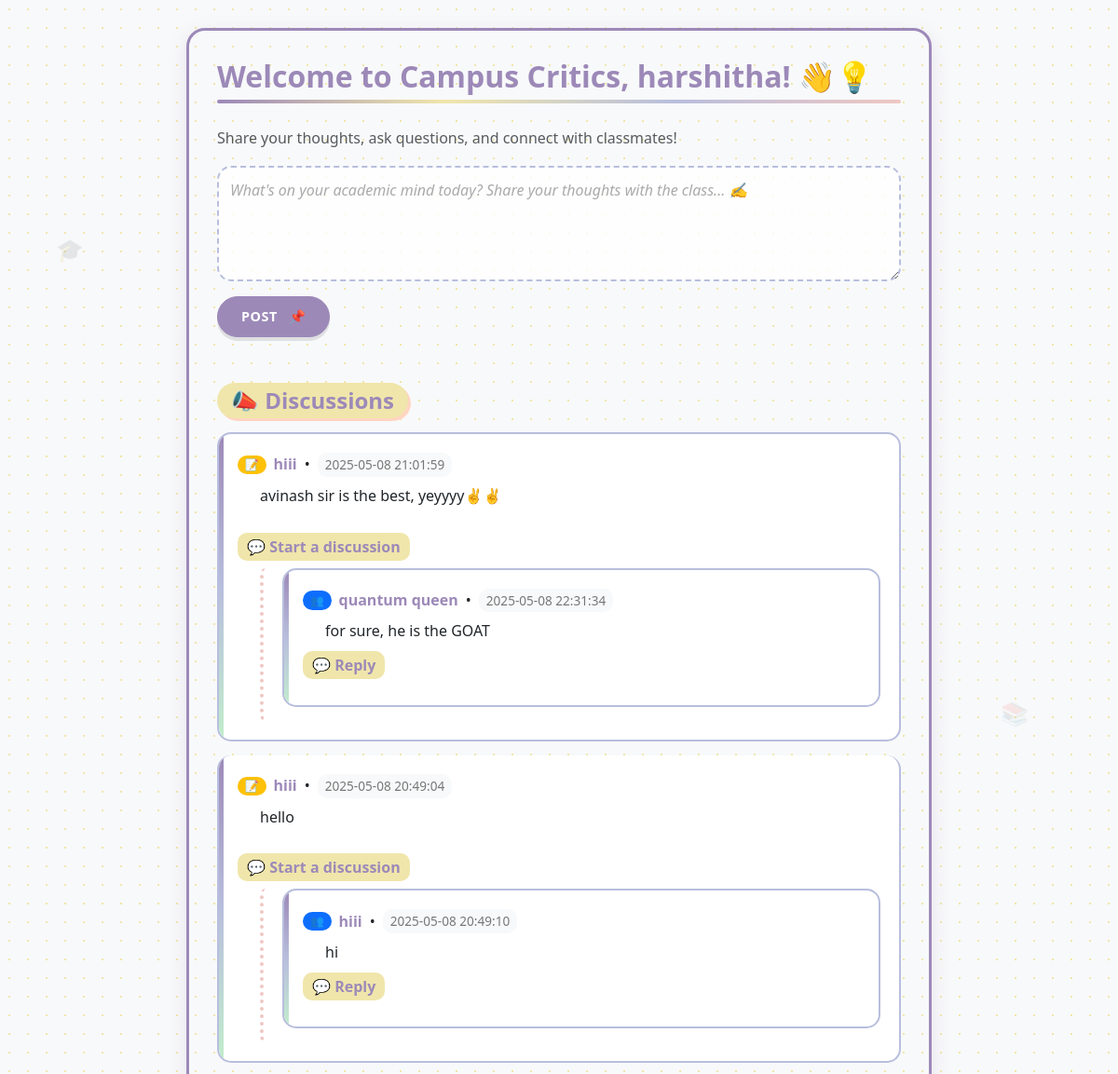
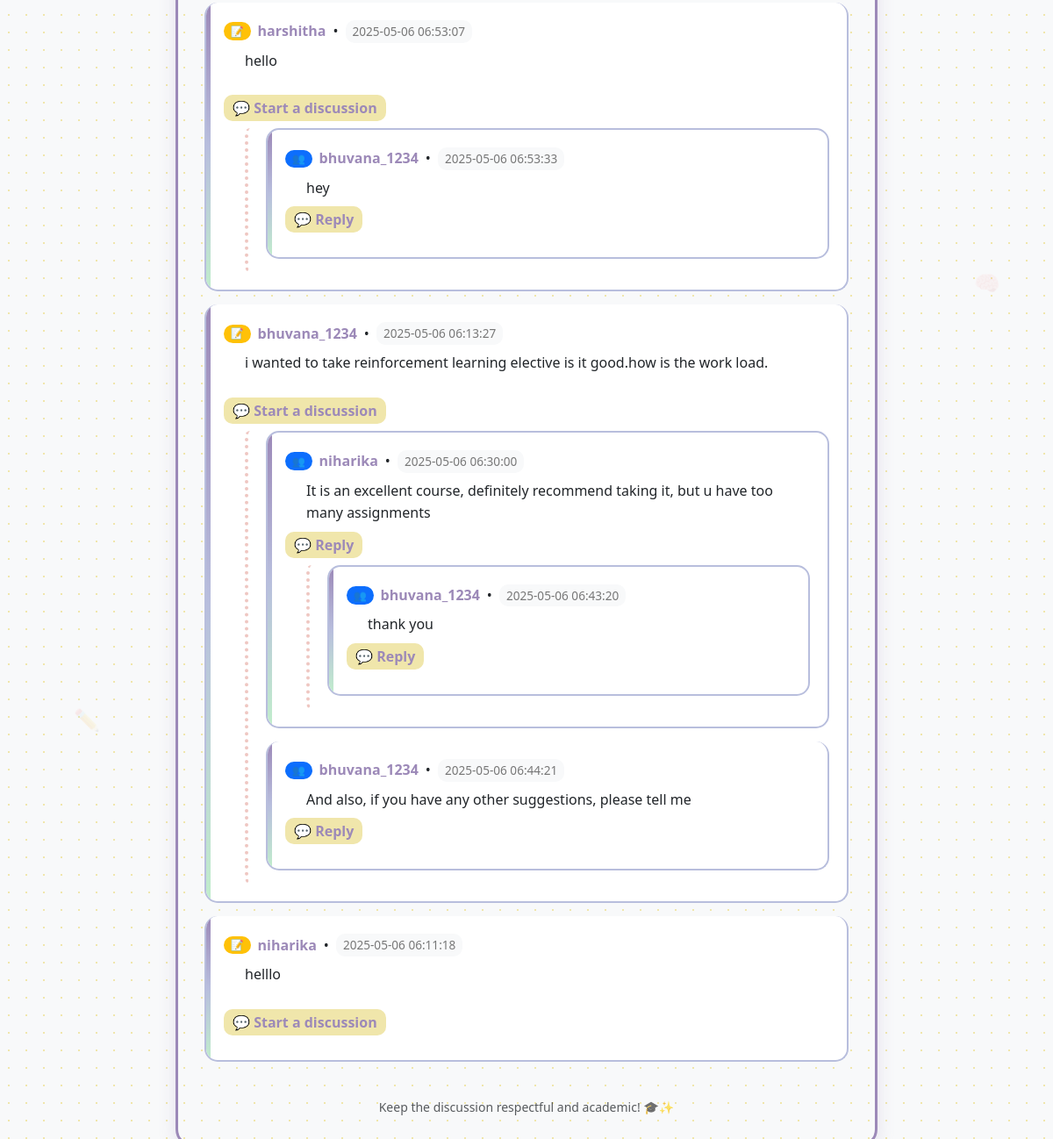
/community (signed in), run on the app's committed database (2 pictures, top to bottom).
### tables this page shows
CREATE TABLE community_users (
            email TEXT PRIMARY KEY,
            username TEXT UNIQUE NOT NULL,
            FOREIGN KEY (email) REFERENCES users(email) ON DELETE CASCADE
        );

CREATE TABLE community_posts (
            id INTEGER PRIMARY KEY AUTOINCREMENT,
            username TEXT NOT NULL,
            message TEXT NOT NULL,
            timestamp DATETIME DEFAULT CURRENT_TIMESTAMP,
            FOREIGN KEY (username) REFERENCES community_users(username) ON DELETE CASCADE
        );

CREATE TABLE community_replies (
            id INTEGER PRIMARY KEY AUTOINCREMENT,
            post_id INTEGER NOT NULL,
            username TEXT NOT NULL,
            message TEXT NOT NULL,
            timestamp DATETIME DEFAULT CURRENT_TIMESTAMP, parent_reply_id INTEGER,
            FOREIGN KEY (post_id) REFERENCES community_posts(id) ON DELETE CASCADE,
            FOREIGN KEY (username) REFERENCES community_users(username) ON DELETE CASCADE
        );

### main.py (the view, shortened to what this page needs)
@app.route('/community', methods=['GET', 'POST'])
def community():
    if 'email' not in session:
        flash('Please log in first.')
        return redirect('/login')
    email = session['email']
    conn = get_db_connection()
    cursor = conn.cursor()
    user = cursor.execute("SELECT username FROM community_users WHERE email = ?", (email,)).fetchone()
    if not user:
        conn.close()
        flash("You must join the community first.")
        return redirect('/join_community')
    username = user['username']
    posts = cursor.execute('SELECT * FROM community_posts ORDER BY timestamp DESC').fetchall()
    all_replies = cursor.execute('SELECT * FROM community_replies ORDER BY timestamp ASC').fetchall()
    conn.close()
    post_reply_map = {}
    for reply in all_replies:
        post_id = reply['post_id']
        post_reply_map.setdefault(post_id, []).append(reply)
    enriched_posts = []
    for post in posts:
        enriched_posts.append({
            **dict(post),
            'replies': post_reply_map.get(post['id'], [])
        })
    return render_template('community.html', username=username, posts=enriched_posts)

### main.py (called while the page is built)
def get_db_connection():
    conn = sqlite3.connect('database.db')
    conn.row_factory = sqlite3.Row
    return conn

### templates/community.html (shortened to what this page needs)
<!DOCTYPE html>
<html lang="en">
<head>
    <link rel="stylesheet" href="https://cdn.jsdelivr.net/npm/bootstrap@5.3.0/dist/css/bootstrap.min.css">
</head>
<body class="container mt-4">
    <div class="floating-emoji" style="top: 10%; left: 5%;">🎓</div>
    <div class="floating-emoji" style="top: 30%; right: 8%;">📚</div>
    <div class="floating-emoji" style="bottom: 20%; left: 7%;">✏️</div>
    <div class="floating-emoji" style="bottom: 40%; right: 5%;">🧠</div>
    <h2>Welcome to Campus Critics, {{ username }}! 👋💡</h2>
    <p class="text-muted">Share your thoughts, ask questions, and connect with classmates!</p>
    <form method="POST" class="mb-4">
        <div class="mb-3">
            <textarea name="message" class="form-control" rows="4" placeholder="What's on your academic mind today? Share your thoughts with the class... ✍️" required></textarea>
        </div>
        <button type="submit" class="btn btn-primary">
            <span class="me-2">Post</span> 📌
        </button>
    </form>
    <h4>📣 Discussions</h4>
    {% macro render_replies(parent_id, replies, post_id) %}
        <ul class="list-group mt-2 ms-4">
            {% for reply in replies %}
                {% if reply['parent_reply_id'] == parent_id %}
                    <li class="list-group-item">
                        <div class="d-flex align-items-center mb-2">
                            <span class="badge bg-primary rounded-pill me-2">👥</span>
                            <strong>{{ reply['username'] }}</strong>
                            <span class="mx-2">•</span>
                            <em>{{ reply['timestamp'] }}</em>
                        </div>
                        <div class="ps-4">
                            {{ reply['message'] }}
                        </div>
                        <button class="btn btn-link p-0 mt-2" data-bs-toggle="collapse" data-bs-target="#replyForm-{{ reply['id'] }}" aria-expanded="false" aria-controls="replyForm-{{ reply['id'] }}">
                            💬 Reply
                        </button>
                        {{ render_replies(reply['id'], replies, post_id) }}
                    </li>
                {% endif %}
            {% endfor %}
        </ul>
    {% endmacro %}
    <ul class="list-group">
        {% for post in posts %}
            <li class="list-group-item">
                <div class="d-flex align-items-center mb-2">
                    <span class="badge bg-warning text-dark rounded-pill me-2">📝</span>
                    <strong>{{ post['username'] }}</strong>
                    <span class="mx-2">•</span>
                    <em>{{ post['timestamp'] }}</em>
                </div>
                <div class="ps-4 mb-3">
                    {{ post['message'] }}
                </div>
                <button class="btn btn-link p-0" data-bs-toggle="collapse" data-bs-target="#replyForm-post-{{ post['id'] }}" aria-expanded="false" aria-controls="replyForm-post-{{ post['id'] }}">
                    💬 Start a discussion
                </button>
                {{ render_replies(None, post.replies, post.id) }}
            </li>
        {% endfor %}
    </ul>
    <div class="mt-4 text-center text-muted">
        <small>Keep the discussion respectful and academic! 🎓✨</small>
    </div>
</body>
</html>

### templates/community.html (style rules this page uses)
:root { --professor-purple: #9c89b8; --happy-yellow: #f0e6ab; --brainy-blue: #b8bedd; --creative-coral: #efc7c2; --growth-green: #c1edcc; --energetic-orange: #ffd5c2; --chalkboard: #3a3a3a; --whiteboard: #f8f9fa; }
body { background-color: #faf3f0; background-image: radial-gradient(var(--happy-yellow) 1px, transparent 1px); background-size: 20px 20px; color: var(--chalkboard); font-family: 'Comic Neue', 'Segoe UI', cursive, sans-serif; line-height: 1.6; }
.container { max-width: 800px; background-color: var(--whiteboard); border-radius: 20px; box-shadow: 0 6px 20px rgba(156, 137, 184, 0.2); padding: 30px; margin-top: 30px !important; margin-bottom: 30px; border: 3px solid var(--professor-purple); }
h2 { color: var(--professor-purple); font-weight: 700; margin-bottom: 25px; padding-bottom: 10px; position: relative; }
h2:after { content: ""; position: absolute; bottom: 0; left: 0; width: 100%; height: 4px; background: linear-gradient(90deg, var(--professor-purple), var(--happy-yellow), var(--brainy-blue), var(--creative-coral)); border-radius: 2px; }
h4 { color: var(--professor-purple); margin: 25px 0 15px; font-weight: 600; background-color: var(--happy-yellow); display: inline-block; padding: 5px 15px; border-radius: 30px; box-shadow: 3px 3px 0 var(--energetic-orange); }
.form-control { border-radius: 15px; border: 2px dashed var(--brainy-blue); padding: 12px; transition: all 0.3s; font-size: 1rem; background-color: rgba(255, 255, 255, 0.8); }
.form-control::placeholder { color: #aaa; font-style: italic; }
.btn-primary { background-color: var(--professor-purple); border-color: var(--professor-purple); color: white; font-weight: 600; padding: 10px 25px; border-radius: 50px; transition: all 0.3s; letter-spacing: 0.5px; text-transform: uppercase; font-size: 0.9rem; box-shadow: 0 4px 0 rgba(0, 0, 0, 0.1); }
.list-group-item { border-radius: 15px !important; margin-bottom: 15px; border: 2px solid var(--brainy-blue); transition: all 0.3s; padding: 20px; background-color: white; position: relative; overflow: hidden; }
.list-group-item:before { content: ""; position: absolute; top: 0; left: 0; width: 5px; height: 100%; background: linear-gradient(to bottom, var(--professor-purple), var(--brainy-blue), var(--growth-green)); }
strong { color: var(--professor-purple); font-weight: 700; }
em { color: #777; font-size: 0.85rem; font-style: normal; background-color: var(--whiteboard); padding: 2px 8px; border-radius: 10px; display: inline-block; }
.btn-link { color: var(--professor-purple); text-decoration: none; font-weight: 600; background-color: var(--happy-yellow); padding: 3px 10px !important; border-radius: 10px; display: inline-block; margin-top: 10px; transition: all 0.3s; border: none; }
.list-group .list-group { border-left: 4px dotted var(--creative-coral); padding-left: 20px; margin-top: 15px; }
.list-group-item { animation: slideIn 0.4s cubic-bezier(0.175, 0.885, 0.32, 1.275); }
.floating-emoji { position: absolute; font-size: 1.5rem; opacity: 0.1; z-index: -1; animation: float 6s ease-in-out infinite; }

### data on the page
community_users: username "harshitha"
community_posts: username "hiii", timestamp "2025-05-08 21:01:59", message "avinash sir is the best, yeyyyy✌️✌️"
community_replies: username "quantum queen", timestamp "2025-05-08 22:31:34", message "for sure, he is the GOAT"
community_posts: username "hiii", timestamp "2025-05-08 20:49:04", message "hello"
community_replies: username "hiii", timestamp "2025-05-08 20:49:10", message "hi"
community_posts: username "harshitha", timestamp "2025-05-06 06:53:07", message "hello"
community_replies: username "bhuvana_1234", timestamp "2025-05-06 06:53:33", message "hey"
community_posts: username "bhuvana_1234", timestamp "2025-05-06 06:13:27", message "i wanted to take reinforcement learning elective is it good.how is the work load."
community_replies: username "niharika", timestamp "2025-05-06 06:30:00", message "It is an excellent course, definitely recommend taking it, but u have too many assignments"
community_replies: username "bhuvana_1234", timestamp "2025-05-06 06:43:20", message "thank you"
community_replies: username "bhuvana_1234", timestamp "2025-05-06 06:44:21", message "And also, if you have any other suggestions, please tell me"
community_posts: username "niharika", timestamp "2025-05-06 06:11:18", message "helllo"
